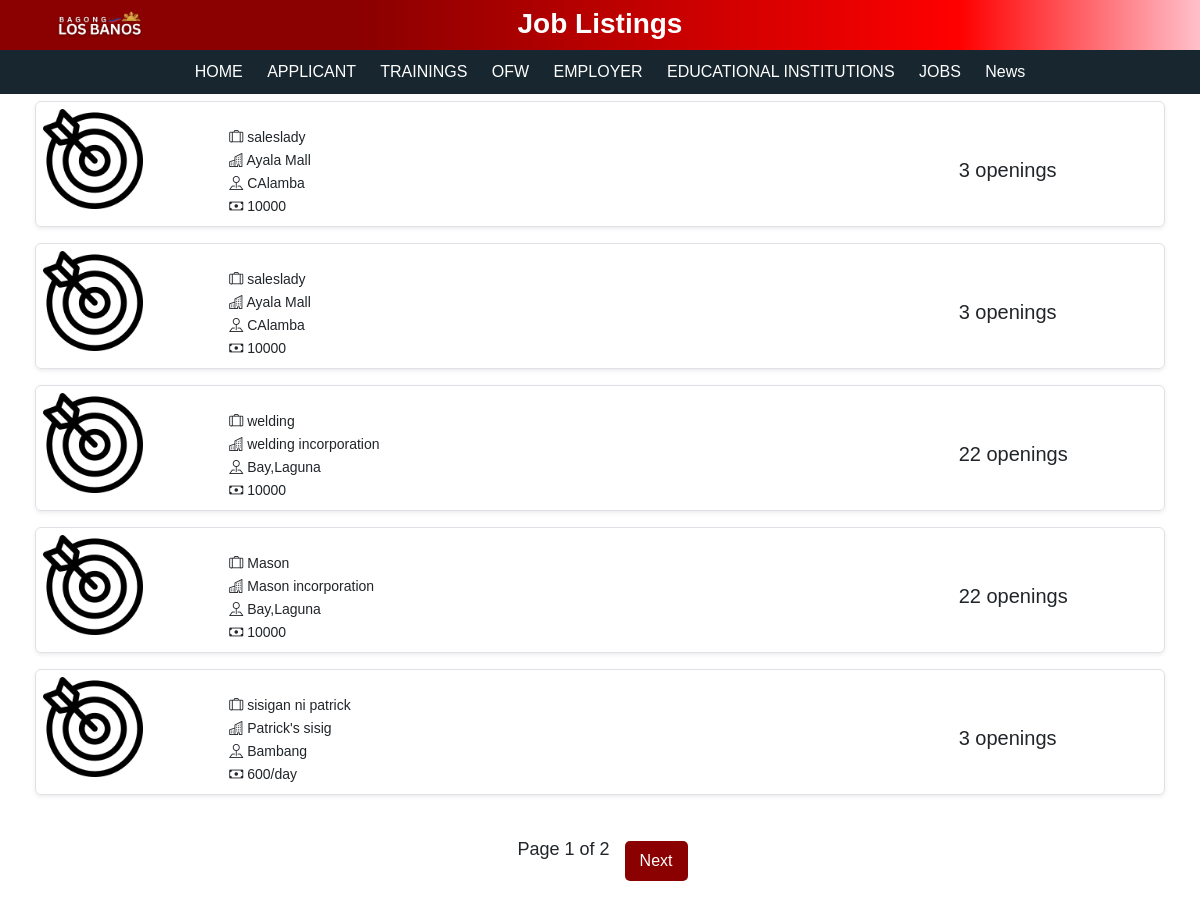
Before: /joblist.php with the older database file.
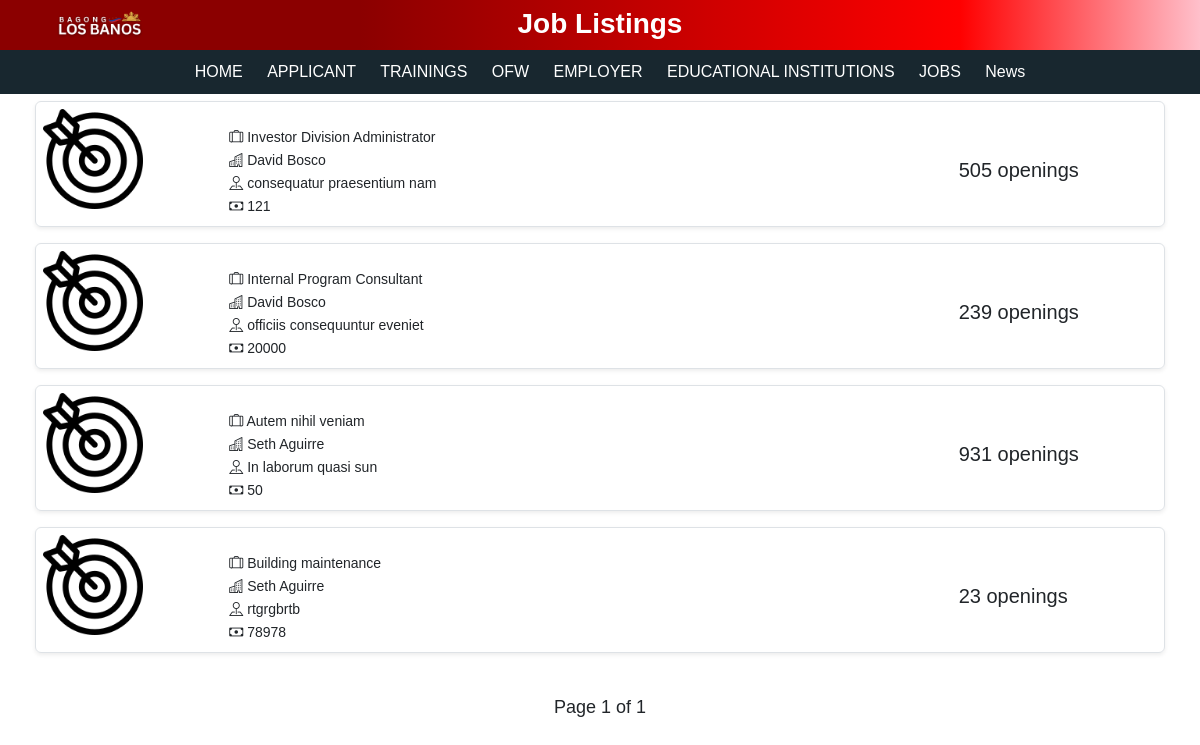
After: the same page with the newer database file.
### tables this page shows
CREATE TABLE `job_post` (
  `id` int(255) NOT NULL,
  `employer_id` int(255) NOT NULL,
  `job_title` varchar(255) NOT NULL,
  `company_name` varchar(255) NOT NULL,
  `job_type` varchar(255) NOT NULL,
  `salary` varchar(255) NOT NULL,
  `job_description` varchar(255) NOT NULL,
  `selected_option` varchar(255) NOT NULL,
  `vacant` int(255) NOT NULL,
  `requirement` varchar(255) NOT NULL,
  `work_location` varchar(255) NOT NULL,
  `education` varchar(255) NOT NULL,
  `remarks` varchar(255) NOT NULL,
  `date_posted` date NOT NULL,
  `is_active` tinyint(6) NOT NULL
);

### joblist.php (the view, shortened to what this page needs)
<?php
include 'db.php';
$limit = 5;
$page = isset($_GET['page']) ? (int)$_GET['page'] : 1;
$start = ($page - 1) * $limit;
$totalQuery = "SELECT COUNT(id) AS total FROM job_post WHERE is_active = 1";
$totalResult = $conn->query($totalQuery);
$totalRow = $totalResult->fetch_assoc();
$totalJobs = $totalRow['total'];
$totalPages = ceil($totalJobs / $limit);
$query = "SELECT id, job_title, company_name, salary, vacant, work_location FROM job_post WHERE is_active = 1 LIMIT $start, $limit";
$result = $conn->query($query);
?>
<!DOCTYPE html>
<html lang="en">
<head>
    <link href="https://cdn.jsdelivr.net/npm/bootstrap@5.3.0-alpha3/dist/css/bootstrap.min.css" rel="stylesheet">
    <link rel="stylesheet" href="https://cdn.jsdelivr.net/npm/bootstrap-icons/font/bootstrap-icons.css">
    <link rel="stylesheet" href="joblist.css">
</head>
<body>
<div class="header">
    <div class="container-fluid">
        <div class="row">
            <div class="col-md-2">
                <a href="index.php" style="display: block; text-decoration: none;">
                    <img src="img/logolb.png" alt="lblogo" style="height: 50px;">
                </a>
            </div>
            <div class="col-md-8">
                <h3 style="margin-top: 5px; font-weight: 900; color: #ffffff;">Job Listings</h3>
            </div>
        </div>
    </div>
</div>
<nav class="h2nd">
    <div>
        <span class="navbar-text text-white w-100 text-center">
            <a class="navlink" href="index.php">HOME</a>
            <a class="navlink" href="Applicant/applicant_login.php">APPLICANT</a>
            <a class="navlink" href="training/training_login.php">TRAININGS</a>
            <a class="navlink" href="ofw/ofw_login.php">OFW</a>
            <a class="navlink" href="employer/employer_login.php">EMPLOYER</a>
            <a class="navlink" href="institutions/institution_login.php">EDUCATIONAL INSTITUTIONS</a>
            <a class="navlink" href="#">JOBS</a>
            <a class="navlink" href="news.php">News</a>
        </span>
    </div>
</nav>
<div class="container container-fluid">
    <?php while ($row = $result->fetch_assoc()) { ?>
        <a href="jobdetails.php?id=<?= htmlspecialchars($row['id']) ?>" class="text-decoration-none text-dark">
            <div class="row job-row border rounded mb-3 shadow-sm" style="cursor: pointer;">
                <div class="col-md-2 justify-content-center">
                    <img src="img/mission.png" alt="Profile 1" class="img-fluid" style="width: 100px; height: 100px;">
                </div>
                <div class="col-md-8 row justify-content-start">
                    <div class="col-md-12 pt-3 text-start">
                        <div class="col"><p class="text-start"><i class="bi bi-suitcase-lg"></i> <?= htmlspecialchars($row['job_title']) ?></p></div>
                        <div class="col"><p class="text-start"><i class="bi bi-buildings"></i> <?= htmlspecialchars($row['company_name']) ?></p></div>
                        <div class="col"><p class="text-start"><i class="bi bi-pin-map"></i> <?= htmlspecialchars($row['work_location']) ?></p></div>
                        <div class="col"><p class="text-start"><i class="bi bi-cash"></i> <?= htmlspecialchars($row['salary']) ?></p></div>
                    </div>
                </div>
                <div class="col-md-2 pt-5 text-start">
                    <span class="ms-2 fs-5">
                        <?= htmlspecialchars($row['vacant']) ?> openings
                    </span>
                </div>
            </div>
        </a>
    <?php } ?>
</div>
<div class="pagination justify-content-center">
    <span>Page <?= $page ?> of <?= $totalPages ?></span>
    <?php if ($page < $totalPages): ?>
        <a href="?page=<?= $page + 1 ?>" class="next">Next</a>
    <?php endif; ?>
</div>
</body>
</html>

### joblist.css (style rules this page uses)
* { margin: 0; padding: 0; box-sizing: border-box; }
body { font-family: Arial, sans-serif; }
.header { background: linear-gradient(to right, #8B0000 30%, #FF0000 80%, #FFC0CB 100%); color: white; height: 50px; width: 100%; text-align: center; }
.pagination { text-align: center; margin: 20px 0; }
.pagination span { font-size: 18px; margin: 0 10px; }
.job-row { margin: 2px 0; padding: 5px; }
.job-row img { width: 80px; height: 80px; }
.job-row p { margin: 2px 0; font-size: 14px; }
.job-row span { font-size: 14px; }
.container { padding: 5px; }
.col-md-2, .col-md-8 { padding: 2px; }
a.navlink { color: #ffffff; position: relative; text-decoration: none; margin-left: 20px; }
a.navlink::before { content: ''; position: absolute; width: 100%; height: 4px; border-radius: 4px; background-color: #ffffff; bottom: 0; left: 0; transform-origin: right; transform: scaleX(0); transition: transform .3s ease-in-out; }
.h2nd { background-color: #18272F; height: auto; text-align: center; padding: 10px; }
.pagination a { text-decoration: none; background-color: #8B0000; color: white; padding: 8px 15px; margin: 5px; border-radius: 5px; }

Changed rows visible on the page:
removed job_post: job_title "saleslady", company_name "Ayala Mall", work_location "CAlamba", salary "10000", vacant "3"
removed job_post: job_title "saleslady", company_name "Ayala Mall", work_location "CAlamba", salary "10000", vacant "3"
removed job_post: job_title "welding", company_name "welding incorporation", work_location "Bay,Laguna", salary "10000", vacant "22"
removed job_post: job_title "Mason", company_name "Mason incorporation", work_location "Bay,Laguna", salary "10000", vacant "22"
removed job_post: job_title "sisigan ni patrick", company_name "Patrick's sisig", work_location "Bambang", salary "600/day", vacant "3"
added job_post: job_title "Investor Division Administrator", company_name "David Bosco", work_location "consequatur praesentium nam", salary "121", vacant "505"
added job_post: job_title "Internal Program Consultant", company_name "David Bosco", work_location "officiis consequuntur eveniet", salary "20000", vacant "239"
added job_post: job_title "Autem nihil veniam", company_name "Seth Aguirre", work_location "In laborum quasi sun", salary "50", vacant "931"
added job_post: job_title "Building maintenance", company_name "Seth Aguirre", work_location "rtgrgbrtb", salary "78978", vacant "23"
Other visible differences:
$totalPages: "2" → "1"
text no longer shown: "Next"
